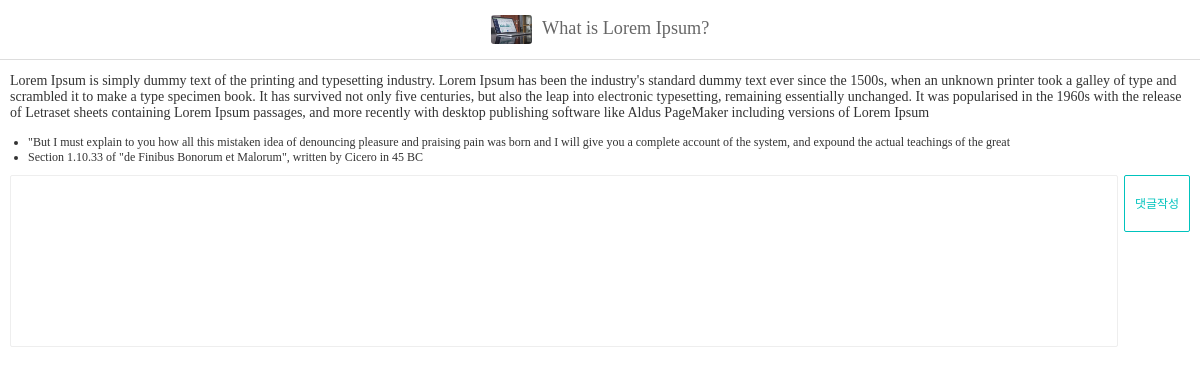
The page /posts/5/ on the database as committed earlier.
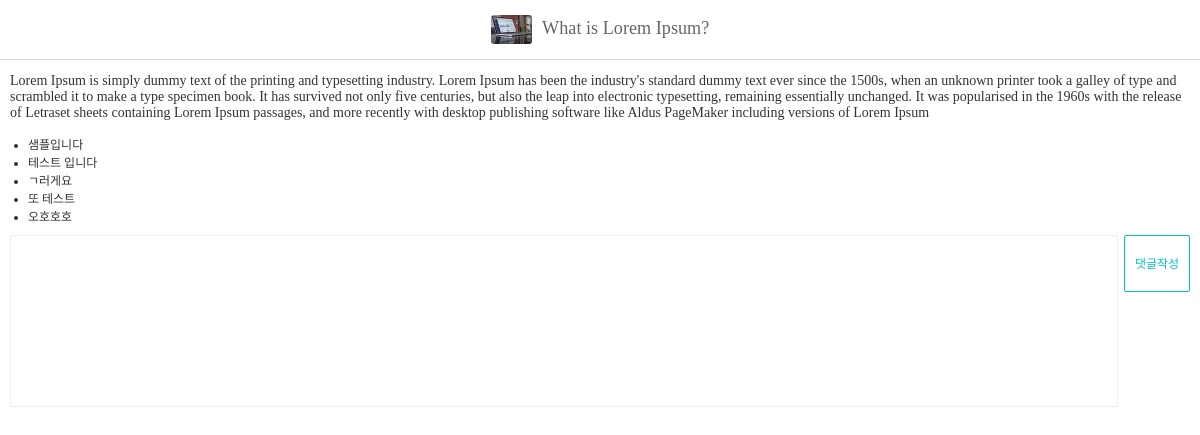
The same page on the database as committed later.
### blog/models.py (models this page shows, shortened)
class Post(models.Model):
    title = models.CharField("포스트 제목", max_length=100)
    content = models.TextField("포스트 내용")
    thumbnail = models.ImageField("썸네일 이미지", upload_to="post", blank=True)

class Comment(models.Model):
    post = models.ForeignKey(Post, on_delete=models.CASCADE)
    content = models.TextField("댓글 내용")

### blog/views.py (the view)
# urls.py: path('posts/<int:post_id>/', post_detail),
def post_detail(request, post_id):
    post = Post.objects.get(id=post_id)
    if request.method == "POST":
        comment_content = request.POST["comment"]
        Comment.objects.create(
            post=post,
            content=comment_content,
        )
    context = {
        "post": post,
    }
    return render(request, "post_detail.html", context)

### templates/post_detail.html (shortened to what this page needs)
{% load static %}
<!doctype html>
<html lang="ko">
<head>
    <link rel="stylesheet" href="{% static 'css/style_pylog.css' %}">
</head>
<body>
<div id="navbar">
    {% if post.thumbnail %}
    <img src="{{ post.thumbnail.url }}" alt="">
    {% endif %}
    <span>{{ post.title }}</span>
</div>
<div id="post-detail">
    <p>{{ post.content|linebreaksbr }}</p>
    <ul class="comments">
        {% for comment in post.comment_set.all %}
        <li class="comment">{{ comment.content }}</li>
        {% empty %}
        <li class="comment-empty">아직 댓글이 없습니다</li>
        {% endfor %}
    </ul>
    <form action="" method="post">
        <textarea name="comment" id="" cols="50" rows="10"></textarea>
        <button type="submit" class="btn btn-primary">댓글작성</button>
    </form>
</div>
</body>
</html>

### static/css/style_pylog.css (style rules this page uses)
ul, ol { list-style: none; padding: 0; margin: 0; }
html { margin: 0; font-family: "Noto Sans KR", serif; font-weight: 300; font-size: 14px; color: #333; height: 100%; }
body { margin: 0; height: 100%; }
#navbar { position: fixed; top: 0; width: 100%; z-index: 999; display: flex; flex-direction: row; flex-wrap: nowrap; justify-content: center; align-items: center; background-color: rgba(255, 255, 255, 0.9); color: #666; font-size: 1.3rem; height: 59px; border-bottom: 1px solid #ddd; }
#navbar > span { margin-top: -2px; }
#navbar img { height: 29.5px; border-radius: 3px; margin-right: 10px; }
.btn { width: 66px; height: 30px; line-height: 25px; background-color: #fff; border-radius: 15px; transition-duration: 0.3s; transition-timing-function: ease; font-size: 12px; cursor: pointer; text-align: center; }
.btn-primary { border: 1px solid #00c3bd; color: #00c3bd; }
ul.comments { font-size: 12px; }
ul.comments > li.comment { list-style: disc; margin-left: 1.5em; }
#post-detail { padding: 59px 10px; }
#post-detail > form { width: 100%; margin-top: 10px; display: flex; }
#post-detail > form > textarea { border: 1px solid #eee; padding: 10px; box-sizing: border-box; resize: none; border-radius: 2px; flex-grow: 1; margin-right: 6px; }
#post-detail > form > button { height: 57px; line-height: 50px; border-radius: 2px; }

Rows that differ between the two databases and show on the page:
removed Comment: content "\"But I must explain to you how all this mistaken idea of denouncing pleasure and praising pain was born and I will give you a complete account of the system, and expound the actual teachings of the great"
removed Comment: content "Section 1.10.33 of \"de Finibus Bonorum et Malorum\", written by Cicero in 45 BC"
added Comment: content "샘플입니다"
added Comment: content "테스트 입니다"
added Comment: content "ㄱ러게요"
added Comment: content "또 테스트"
added Comment: content "오호호호"
